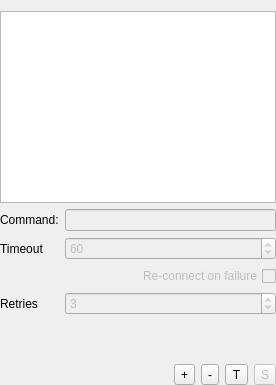
<?xml version="1.0" encoding="UTF-8"?>
<ui version="4.0">
 <class>RemoteCommandConfigWidget</class>
 <widget class="QWidget" name="RemoteCommandConfigWidget">
  <property name="geometry">
   <rect>
    <x>0</x>
    <y>0</y>
    <width>276</width>
    <height>385</height>
   </rect>
  </property>
  <property name="windowTitle">
   <string>Form</string>
  </property>
  <layout class="QVBoxLayout" name="verticalLayout">
   <property name="leftMargin">
    <number>0</number>
   </property>
   <property name="rightMargin">
    <number>0</number>
   </property>
   <property name="bottomMargin">
    <number>0</number>
   </property>
   <item>
    <widget class="QTableView" name="commandTable">
     <property name="styleSheet">
      <string notr="true">selection-background-color: rgb(85, 170, 255)</string>
     </property>
     <property name="editTriggers">
      <set>QAbstractItemView::NoEditTriggers</set>
     </property>
     <attribute name="horizontalHeaderVisible">
      <bool>false</bool>
     </attribute>
     <attribute name="verticalHeaderVisible">
      <bool>false</bool>
     </attribute>
    </widget>
   </item>
   <item>
    <layout class="QGridLayout" name="gridLayout">
     <item row="0" column="0">
      <widget class="QLabel" name="label">
       <property name="text">
        <string>Command:</string>
       </property>
      </widget>
     </item>
     <item row="0" column="1">
      <widget class="QLineEdit" name="commandEdit">
       <property name="enabled">
        <bool>false</bool>
       </property>
       <property name="toolTip">
        <string>e.g. /opt/gnostic/bin/mon1.pl param1 param2</string>
       </property>
      </widget>
     </item>
     <item row="1" column="0">
      <widget class="QLabel" name="label_2">
       <property name="text">
        <string>Timeout</string>
       </property>
      </widget>
     </item>
     <item row="1" column="1">
      <widget class="QSpinBox" name="timeoutSpin">
       <property name="enabled">
        <bool>false</bool>
       </property>
       <property name="toolTip">
        <string>How long without data before we assume problem</string>
       </property>
       <property name="minimum">
        <number>10</number>
       </property>
       <property name="maximum">
        <number>600</number>
       </property>
       <property name="value">
        <number>60</number>
       </property>
      </widget>
     </item>
     <item row="2" column="0" colspan="2">
      <widget class="QCheckBox" name="reconnectCheck">
       <property name="enabled">
        <bool>false</bool>
       </property>
       <property name="toolTip">
        <string>When a problem is detected, should we re-connect?</string>
       </property>
       <property name="layoutDirection">
        <enum>Qt::RightToLeft</enum>
       </property>
       <property name="text">
        <string>Re-connect on failure</string>
       </property>
      </widget>
     </item>
     <item row="3" column="0">
      <widget class="QLabel" name="label_5">
       <property name="text">
        <string>Retries</string>
       </property>
      </widget>
     </item>
     <item row="3" column="1">
      <widget class="QSpinBox" name="retiesSpin">
       <property name="enabled">
        <bool>false</bool>
       </property>
       <property name="toolTip">
        <string>How many re-connect attempts should be made?</string>
       </property>
       <property name="maximum">
        <number>100</number>
       </property>
       <property name="value">
        <number>3</number>
       </property>
      </widget>
     </item>
    </layout>
   </item>
   <item>
    <spacer name="verticalSpacer">
     <property name="orientation">
      <enum>Qt::Vertical</enum>
     </property>
     <property name="sizeHint" stdset="0">
      <size>
       <width>20</width>
       <height>40</height>
      </size>
     </property>
    </spacer>
   </item>
   <item>
    <layout class="QHBoxLayout" name="horizontalLayout">
     <item>
      <spacer name="horizontalSpacer">
       <property name="orientation">
        <enum>Qt::Horizontal</enum>
       </property>
       <property name="sizeHint" stdset="0">
        <size>
         <width>40</width>
         <height>20</height>
        </size>
       </property>
      </spacer>
     </item>
     <item>
      <widget class="QToolButton" name="addCommandButton">
       <property name="toolTip">
        <string>Add new transport</string>
       </property>
       <property name="text">
        <string>+</string>
       </property>
       <property name="icon">
        <iconset resource="../resources.qrc">
         <normaloff>:/icons/images/add-icon.png</normaloff>:/icons/images/add-icon.png</iconset>
       </property>
       <property name="iconSize">
        <size>
         <width>22</width>
         <height>22</height>
        </size>
       </property>
      </widget>
     </item>
     <item>
      <widget class="QToolButton" name="removeCommandButton">
       <property name="enabled">
        <bool>true</bool>
       </property>
       <property name="toolTip">
        <string>Delete selected transport</string>
       </property>
       <property name="text">
        <string>-</string>
       </property>
       <property name="icon">
        <iconset resource="../resources.qrc">
         <normaloff>:/icons/images/remove-icon.png</normaloff>:/icons/images/remove-icon.png</iconset>
       </property>
       <property name="iconSize">
        <size>
         <width>22</width>
         <height>22</height>
        </size>
       </property>
      </widget>
     </item>
     <item>
      <widget class="QToolButton" name="testCommandButton">
       <property name="enabled">
        <bool>true</bool>
       </property>
       <property name="toolTip">
        <string>Test transport</string>
       </property>
       <property name="text">
        <string>T</string>
       </property>
       <property name="icon">
        <iconset resource="../resources.qrc">
         <normaloff>:/icons/images/test-icon.png</normaloff>:/icons/images/test-icon.png</iconset>
       </property>
       <property name="iconSize">
        <size>
         <width>22</width>
         <height>22</height>
        </size>
       </property>
      </widget>
     </item>
     <item>
      <widget class="QToolButton" name="saveCommandButton">
       <property name="enabled">
        <bool>false</bool>
       </property>
       <property name="toolTip">
        <string>Save changes</string>
       </property>
       <property name="text">
        <string>S</string>
       </property>
       <property name="icon">
        <iconset resource="../resources.qrc">
         <normaloff>:/icons/images/save-icon.png</normaloff>:/icons/images/save-icon.png</iconset>
       </property>
       <property name="iconSize">
        <size>
         <width>22</width>
         <height>22</height>
        </size>
       </property>
      </widget>
     </item>
    </layout>
   </item>
  </layout>
 </widget>
 <resources>
  <include location="../resources.qrc"/>
 </resources>
 <connections/>
</ui>
